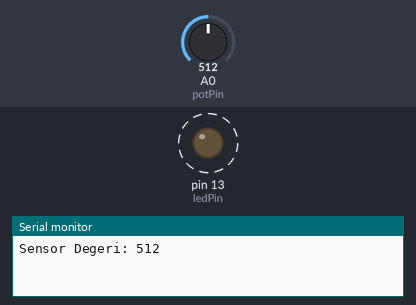
This sketch was run on a simulated Arduino Uno, built with avr-gcc and run on an emulated ATmega328P. Shown: output pins drawn as LEDs (lit = HIGH), the last lines printed to the serial monitor. Dashed ring = blinking. The inputs (shaded band) are chosen by the test bench; at power-on: A0 (potPin) = 512.

Above: at 1.8 s.
1.9 s: A0 (potPin) set to 0
At 2.7 s:
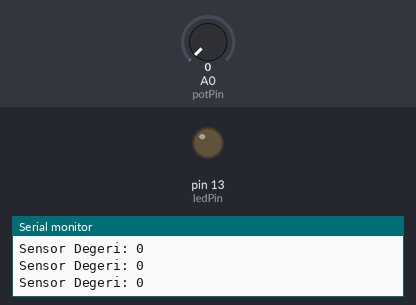
6.0 s: A0 (potPin) set to 122
At 6.31 s:
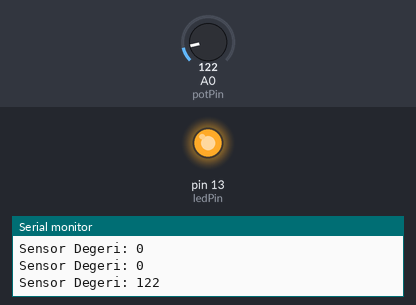
Timing chart, 0 to 15.5 s (numbered marks = the images above; inputs shaded):
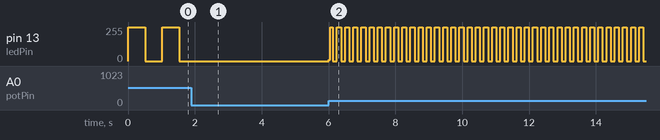

The sketch:

Hayalet_Kod.ino
```cpp
const int potPin = A0; // Potansiyometre A0 pinine bağlı
const int ledPin = 13; // Uno'nun üzerindeki dahili L ledi
int val = 0;

// SİHİRLİ ŞALTER BURADA:
// Bu satırın başındaki // işaretini kaldırırsan Serial Monitör çalışır.
// Eğer // koyarsan Serial Monitör susar.
#define DEBUG

void setup() {
  Serial.begin(9600);
  pinMode(ledPin, OUTPUT);
}

void loop() {
  val = analogRead(potPin);
  digitalWrite(ledPin, HIGH);
  delay(val); // Potansiyometreye göre hız değişir[cite: 4]
  digitalWrite(ledPin, LOW);
  delay(val);

  // EĞER DEBUG TANIMLIYSA BU SATIRLARI DERLE:
  #if defined DEBUG
    Serial.print("Sensor Degeri: ");
    Serial.println(val);
  #endif
}
```

Measured:
- after the input at 1.9 s, pin 13 (ledPin): stops changing and stays 0/255
- after the input at 6.0 s, pin 13 (ledPin): 0/255 → 11/255 at once, then moves between 0/255 and 255/255, repeating every 0.24 s
- by itself, pin 13 (ledPin): alternates 255/255 for 0.51 s and 0/255 for 0.51 s
